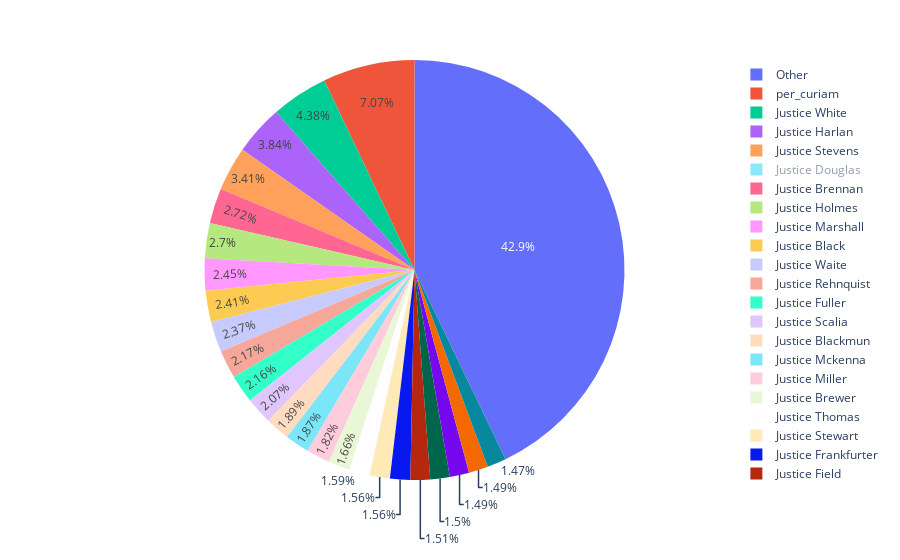

Notebook cell for this chart:
### Markdown cell above
#### general overview of data

### Code cell
import matplotlib.pyplot as plt
author_name_counts = opinions['author_name'].value_counts()

labels = []
sizes = []

for name, count in author_name_counts.iteritems():
    if count < 500:
        labels.append("Other")
        sizes.append(count)
    else:
        labels.append(name)
        sizes.append(count)

pie = pd.concat([pd.DataFrame(labels, columns = ['name']),pd.DataFrame(sizes, columns = ['count'])], axis =1)
# pie = pie.groupby('name').sum()
# pie = pie.reset_index()

import plotly.express as px

fig = px.pie(pie, values='count', names='name')
fig.show()

### Figure 1 — Plotly figure (JSON) as saved in the notebook; plotly's stock layout.template omitted (floating-point values rounded to 4 significant figures)
{"data": [{"domain": {"x": [0, 1], "y": [0, 1]}, "hovertemplate": "name=%{label}<br>count=%{value}<extra></extra>", "labels": ["per_curiam", "Justice White", "Justice Harlan", "Justice Stevens", "Justice Douglas", "Justice Brennan", "Justice Holmes", "Justice Marshall", "Justice Black", "Justice Waite", "Justice Rehnquist", "Justice Fuller", "Justice Scalia", "Justice Blackmun", "Justice Mckenna", "Justice Miller", "Justice Brewer", "Justice Thomas", "Justice Stewart", "Justice Frankfurter", "Justice Field", "Justice Stone", "Justice O'Connor", "Justice McReynolds", "Justice Brandeis", "Other", "Other", "Other", "Other", "Other", "Other", "Other", "Other", "Other", "Other", "Other", "Other", "Other", "Other", "Other", "Other", "Other", "Other", "Other", "Other", "Other", "Other", "Other", "Other", "Other", "Other", "Other", "Other", "Other", "Other", "Other", "Other", "Other", "Other", "Other", "Other", "Other", "Other", "Other", "Other", "Other", "Other", "Other", "Other", "Other", "Other", "Other", "Other", "Other", "Other", "Other", "Other", "Other", "Other", "Other", "Other", "Other", "Other", "Other", "Other", "Other", "Other", "Other", "Other", "Other", "Other", "Other", "Other", "Other", "Other", "Other", "Other", "Other", "Other", "Other", "Other", "Other", "Other", "Other", "Other", "Other", "Other", "Other", "Other", "Other", "Other", "Other", "Other", "Other", "Other", "Other", "Other", "Other", "Other", "Other", "Other", "Other"], "legendgroup": "", "name": "", "showlegend": true, "type": "pie", "values": [2451, 1517, 1333, 1181, 1109, 942, 937, 851, 834, 821, 752, 749, 718, 654, 647, 632, 577, 551, 540, 540, 524, 519, 518, 515, 508, 494, 461, 457, 455, 447, 422, 418, 416, 416, 414, 407, 406, 389, 360, 357, 321, 319, 312, 310, 307, 292, 291, 272, 266, 263, 255, 246, 243, 239, 221, 213, 210, 208, 182, 180, 175, 172, 162, 157, 156, 152, 151, 148, 147, 143, 133, 128, 124, 110, 98, 95, 92, 91, 89, 84, 82, 78, 77, 70, 68, 66, 51, 47, 42, 42, 29, 20, 17, 15, 15, 13, 9, 7, 5, 5, 3, 2, 2, 2, 1, 1, 1, 1, 1, 1, 1, 1, 1, 1, 1, 1, 1, 1, 1, 1, 1, 1]}], "layout": {"autosize": true, "hiddenlabels": ["Justice Douglas"], "legend": {"tracegroupgap": 0}, "margin": {"t": 60}}}
